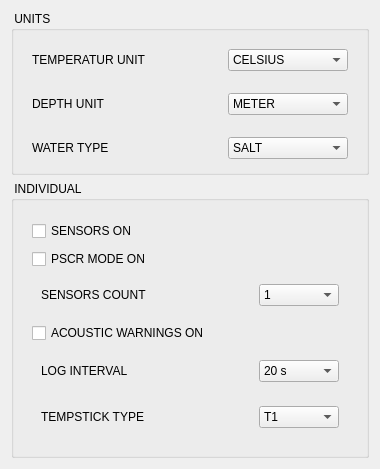
       <widget class="QWidget" name="rightColumnVerticalWidget" native="true">
        <property name="minimumSize">
         <size>
          <width>380</width>
          <height>0</height>
         </size>
        </property>
        <property name="maximumSize">
         <size>
          <width>800</width>
          <height>1024</height>
         </size>
        </property>
        <layout class="QVBoxLayout" name="verticalLayout_11">
         <item>
          <widget class="QGroupBox" name="unitGroupBox">
           <property name="minimumSize">
            <size>
             <width>350</width>
             <height>137</height>
            </size>
           </property>
           <property name="maximumSize">
            <size>
             <width>600</width>
             <height>180</height>
            </size>
           </property>
           <property name="statusTip">
            <string>settings for measure units...</string>
           </property>
           <property name="locale">
            <locale language="English" country="UnitedStates"/>
           </property>
           <property name="title">
            <string> UNITS </string>
           </property>
           <property name="alignment">
            <set>Qt::AlignLeading|Qt::AlignLeft|Qt::AlignTop</set>
           </property>
           <layout class="QVBoxLayout" name="verticalLayout">
            <property name="spacing">
             <number>0</number>
            </property>
            <property name="leftMargin">
             <number>0</number>
            </property>
            <property name="topMargin">
             <number>0</number>
            </property>
            <property name="rightMargin">
             <number>0</number>
            </property>
            <property name="bottomMargin">
             <number>0</number>
            </property>
            <item>
             <widget class="QWidget" name="unitsMainVerticalWidget" native="true">
              <layout class="QVBoxLayout" name="unitsMainVerticalLayout">
               <property name="spacing">
                <number>4</number>
               </property>
               <property name="bottomMargin">
                <number>4</number>
               </property>
               <item>
                <widget class="QWidget" name="unitsTemperaturHorizontalWidget" native="true">
                 <property name="minimumSize">
                  <size>
                   <width>0</width>
                   <height>24</height>
                  </size>
                 </property>
                 <property name="maximumSize">
                  <size>
                   <width>500</width>
                   <height>16777215</height>
                  </size>
                 </property>
                 <layout class="QHBoxLayout" name="unitsTemperaturHorizontalLayout">
                  <item>
                   <widget class="QLabel" name="unitsTemperaturLabel">
                    <property name="text">
                     <string>TEMPERATUR UNIT</string>
                    </property>
                   </widget>
                  </item>
                  <item>
                   <widget class="QComboBox" name="unitsTemperaturComboBox">
                    <property name="minimumSize">
                     <size>
                      <width>0</width>
                      <height>21</height>
                     </size>
                    </property>
                    <property name="maximumSize">
                     <size>
                      <width>120</width>
                      <height>16777215</height>
                     </size>
                    </property>
                    <property name="statusTip">
                     <string>switch temperature measuring unit...</string>
                    </property>
                    <property name="layoutDirection">
                     <enum>Qt::LeftToRight</enum>
                    </property>
                    <item>
                     <property name="text">
                      <string>CELSIUS</string>
                     </property>
                    </item>
                    <item>
                     <property name="text">
                      <string>FAHRENHEID</string>
                     </property>
                    </item>
                   </widget>
                  </item>
                 </layout>
                </widget>
               </item>
               <item>
                <widget class="QWidget" name="unitsDeepHorizontalWidget" native="true">
                 <property name="minimumSize">
                  <size>
                   <width>0</width>
                   <height>24</height>
                  </size>
                 </property>
                 <property name="maximumSize">
                  <size>
                   <width>500</width>
                   <height>16777215</height>
                  </size>
                 </property>
                 <layout class="QHBoxLayout" name="unitsDeepHorizontalLayout">
                  <item>
                   <widget class="QLabel" name="unitsDeepLabel">
                    <property name="text">
                     <string>DEPTH UNIT</string>
                    </property>
                   </widget>
                  </item>
                  <item>
                   <widget class="QComboBox" name="unitsDeepComboBox">
                    <property name="minimumSize">
                     <size>
                      <width>0</width>
                      <height>21</height>
                     </size>
                    </property>
                    <property name="maximumSize">
                     <size>
                      <width>120</width>
                      <height>16777215</height>
                     </size>
                    </property>
                    <property name="statusTip">
                     <string>switch lenght/depth measuring unit...</string>
                    </property>
                    <property name="layoutDirection">
                     <enum>Qt::LeftToRight</enum>
                    </property>
                    <item>
                     <property name="text">
                      <string>METER</string>
                     </property>
                    </item>
                    <item>
                     <property name="text">
                      <string>FOOT</string>
                     </property>
                    </item>
                   </widget>
                  </item>
                 </layout>
                </widget>
               </item>
               <item>
                <widget class="QWidget" name="unitsWaterTypeHorizontalWidget" native="true">
                 <property name="minimumSize">
                  <size>
                   <width>0</width>
                   <height>21</height>
                  </size>
                 </property>
                 <property name="maximumSize">
                  <size>
                   <width>500</width>
                   <height>16777215</height>
                  </size>
                 </property>
                 <layout class="QHBoxLayout" name="unitsWaterTypeHorizontalLayout">
                  <item>
                   <widget class="QLabel" name="unitsWaterTypeLabel">
                    <property name="text">
                     <string>WATER TYPE</string>
                    </property>
                   </widget>
                  </item>
                  <item>
                   <widget class="QComboBox" name="unitsWaterTypeComboBox">
                    <property name="minimumSize">
                     <size>
                      <width>0</width>
                      <height>21</height>
                     </size>
                    </property>
                    <property name="maximumSize">
                     <size>
                      <width>120</width>
                      <height>16777215</height>
                     </size>
                    </property>
                    <property name="statusTip">
                     <string>switch (general) water type...</string>
                    </property>
                    <property name="layoutDirection">
                     <enum>Qt::LeftToRight</enum>
                    </property>
                    <item>
                     <property name="text">
                      <string>SALT</string>
                     </property>
                    </item>
                    <item>
                     <property name="text">
                      <string>FRESH</string>
                     </property>
                    </item>
                   </widget>
                  </item>
                 </layout>
                </widget>
               </item>
              </layout>
             </widget>
            </item>
           </layout>
          </widget>
         </item>
         <item>
          <widget class="QGroupBox" name="individualGroupBox">
           <property name="sizePolicy">
            <sizepolicy hsizetype="Preferred" vsizetype="MinimumExpanding">
             <horstretch>0</horstretch>
             <verstretch>0</verstretch>
            </sizepolicy>
           </property>
           <property name="minimumSize">
            <size>
             <width>350</width>
             <height>190</height>
            </size>
           </property>
           <property name="maximumSize">
            <size>
             <width>600</width>
             <height>300</height>
            </size>
           </property>
           <property name="statusTip">
            <string>settings for individual settings (if licensed)...</string>
           </property>
           <property name="locale">
            <locale language="English" country="UnitedStates"/>
           </property>
           <property name="title">
            <string> INDIVIDUAL </string>
           </property>
           <property name="alignment">
            <set>Qt::AlignLeading|Qt::AlignLeft|Qt::AlignTop</set>
           </property>
           <layout class="QVBoxLayout" name="verticalLayout_10">
            <item>
             <widget class="QWidget" name="individualVerticalWidget" native="true">
              <property name="sizePolicy">
               <sizepolicy hsizetype="Preferred" vsizetype="MinimumExpanding">
                <horstretch>0</horstretch>
                <verstretch>0</verstretch>
               </sizepolicy>
              </property>
              <layout class="QVBoxLayout" name="verticalLayout_9">
               <property name="sizeConstraint">
                <enum>QLayout::SetMinimumSize</enum>
               </property>
               <item>
                <widget class="QCheckBox" name="individualSeonsorsOnCheckBox">
                 <property name="minimumSize">
                  <size>
                   <width>0</width>
                   <height>24</height>
                  </size>
                 </property>
                 <property name="statusTip">
                  <string>switch sensors on or off (generally) CAUTION!!!</string>
                 </property>
                 <property name="text">
                  <string>SENSORS ON</string>
                 </property>
                </widget>
               </item>
               <item>
                <widget class="QCheckBox" name="individualPSCRModeOnCheckBox">
                 <property name="statusTip">
                  <string>switch on or off the passive semniclosed rebreather mode...</string>
                 </property>
                 <property name="text">
                  <string>PSCR MODE ON</string>
                 </property>
                </widget>
               </item>
               <item>
                <widget class="QWidget" name="individualSensorsCountHorizontalWidget" native="true">
                 <property name="minimumSize">
                  <size>
                   <width>0</width>
                   <height>24</height>
                  </size>
                 </property>
                 <property name="maximumSize">
                  <size>
                   <width>500</width>
                   <height>16777215</height>
                  </size>
                 </property>
                 <layout class="QHBoxLayout" name="individualSensorsCountHorizontalLayout">
                  <item>
                   <widget class="QLabel" name="individualSensorsCountLabel">
                    <property name="statusTip">
                     <string>set the count of sensors for measuring...</string>
                    </property>
                    <property name="text">
                     <string>SENSORS COUNT</string>
                    </property>
                   </widget>
                  </item>
                  <item>
                   <widget class="QComboBox" name="individualSensorsCountComboBox">
                    <property name="minimumSize">
                     <size>
                      <width>0</width>
                      <height>21</height>
                     </size>
                    </property>
                    <property name="maximumSize">
                     <size>
                      <width>80</width>
                      <height>16777215</height>
                     </size>
                    </property>
                    <property name="layoutDirection">
                     <enum>Qt::LeftToRight</enum>
                    </property>
                    <item>
                     <property name="text">
                      <string>1</string>
                     </property>
                    </item>
                    <item>
                     <property name="text">
                      <string>2</string>
                     </property>
                    </item>
                    <item>
                     <property name="text">
                      <string>3</string>
                     </property>
                    </item>
                   </widget>
                  </item>
                 </layout>
                </widget>
               </item>
               <item>
                <widget class="QCheckBox" name="individualAcousticWarningsOnCheckBox">
                 <property name="minimumSize">
                  <size>
                   <width>0</width>
                   <height>24</height>
                  </size>
                 </property>
                 <property name="statusTip">
                  <string>switch on or off acoustic warnings...</string>
                 </property>
                 <property name="text">
                  <string>ACOUSTIC WARNINGS ON</string>
                 </property>
                </widget>
               </item>
               <item>
                <widget class="QWidget" name="individualLogIntervalHorizontalWidget" native="true">
                 <property name="minimumSize">
                  <size>
                   <width>0</width>
                   <height>24</height>
                  </size>
                 </property>
                 <property name="maximumSize">
                  <size>
                   <width>500</width>
                   <height>16777215</height>
                  </size>
                 </property>
                 <layout class="QHBoxLayout" name="individualLogIntervalHorizontalLayout">
                  <item>
                   <widget class="QLabel" name="individualLogIntervalLabel">
                    <property name="text">
                     <string>LOG INTERVAL</string>
                    </property>
                   </widget>
                  </item>
                  <item>
                   <widget class="QComboBox" name="individualLogIntervalComboBox">
                    <property name="minimumSize">
                     <size>
                      <width>0</width>
                      <height>21</height>
                     </size>
                    </property>
                    <property name="maximumSize">
                     <size>
                      <width>80</width>
                      <height>16777215</height>
                     </size>
                    </property>
                    <property name="statusTip">
                     <string>set the time between measurings (and logentrys)...</string>
                    </property>
                    <property name="layoutDirection">
                     <enum>Qt::LeftToRight</enum>
                    </property>
                    <item>
                     <property name="text">
                      <string>20 s</string>
                     </property>
                    </item>
                    <item>
                     <property name="text">
                      <string>30 s</string>
                     </property>
                    </item>
                    <item>
                     <property name="text">
                      <string>60 s</string>
                     </property>
                    </item>
                   </widget>
                  </item>
                 </layout>
                </widget>
               </item>
               <item>
                <widget class="QWidget" name="individualTempStickHorizontalWidget" native="true">
                 <property name="minimumSize">
                  <size>
                   <width>0</width>
                   <height>24</height>
                  </size>
                 </property>
                 <property name="maximumSize">
                  <size>
                   <width>500</width>
                   <height>16777215</height>
                  </size>
                 </property>
                 <layout class="QHBoxLayout" name="individualLogIntervalHorizontalLayout_2">
                  <item>
                   <widget class="QLabel" name="individualTempStickLabel">
                    <property name="text">
                     <string>TEMPSTICK TYPE</string>
                    </property>
                   </widget>
                  </item>
                  <item>
                   <widget class="QComboBox" name="individualTempStickComboBox">
                    <property name="minimumSize">
                     <size>
                      <width>0</width>
                      <height>21</height>
                     </size>
                    </property>
                    <property name="maximumSize">
                     <size>
                      <width>80</width>
                      <height>16777215</height>
                     </size>
                    </property>
                    <property name="statusTip">
                     <string>set the time between measurings (and logentrys)...</string>
                    </property>
                    <property name="layoutDirection">
                     <enum>Qt::LeftToRight</enum>
                    </property>
                    <item>
                     <property name="text">
                      <string>T1</string>
                     </property>
                    </item>
                    <item>
                     <property name="text">
                      <string>T2</string>
                     </property>
                    </item>
                    <item>
                     <property name="text">
                      <string>T3</string>
                     </property>
                    </item>
                   </widget>
                  </item>
                 </layout>
                </widget>
               </item>
              </layout>
             </widget>
            </item>
           </layout>
          </widget>
         </item>
        </layout>
       </widget>
